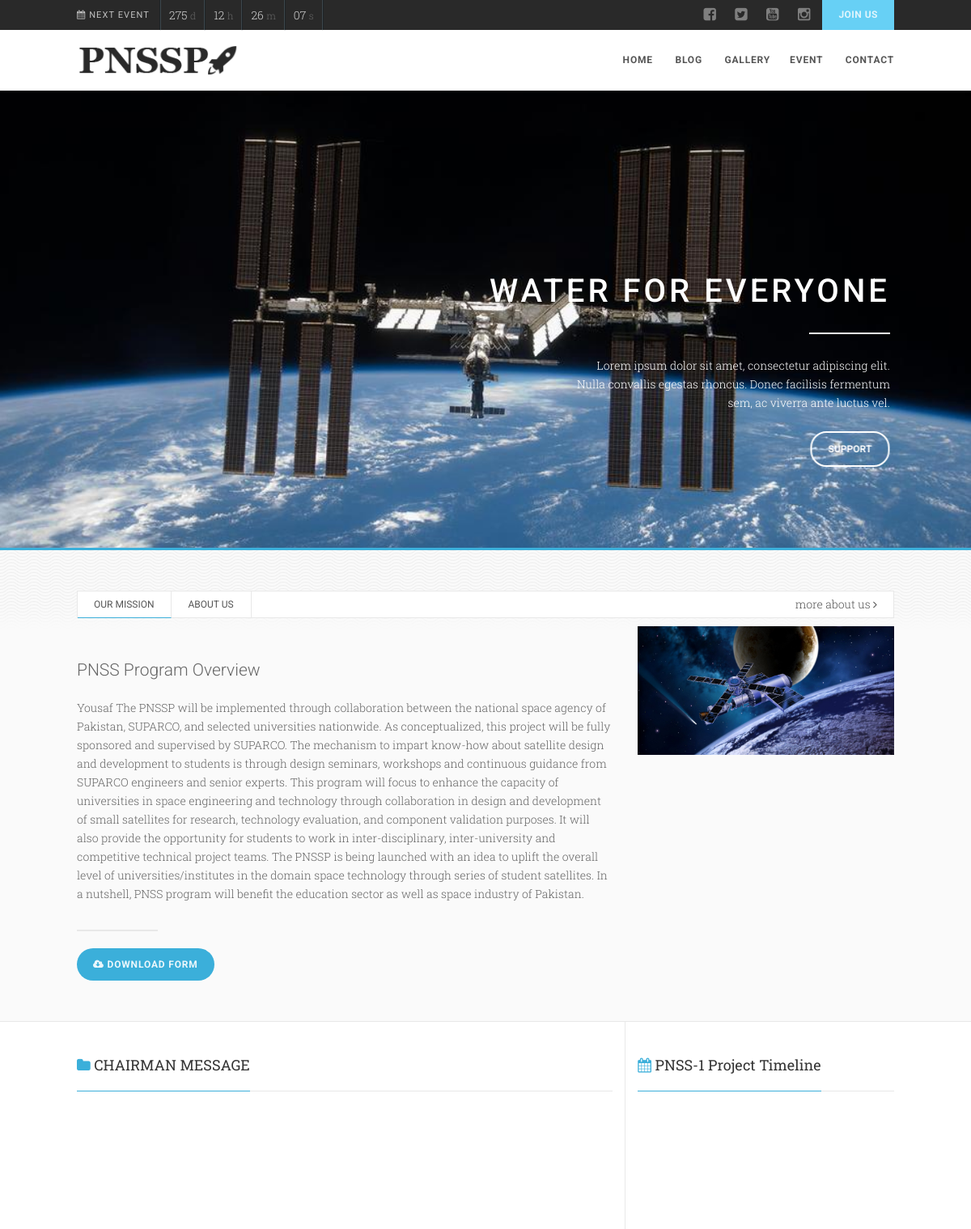
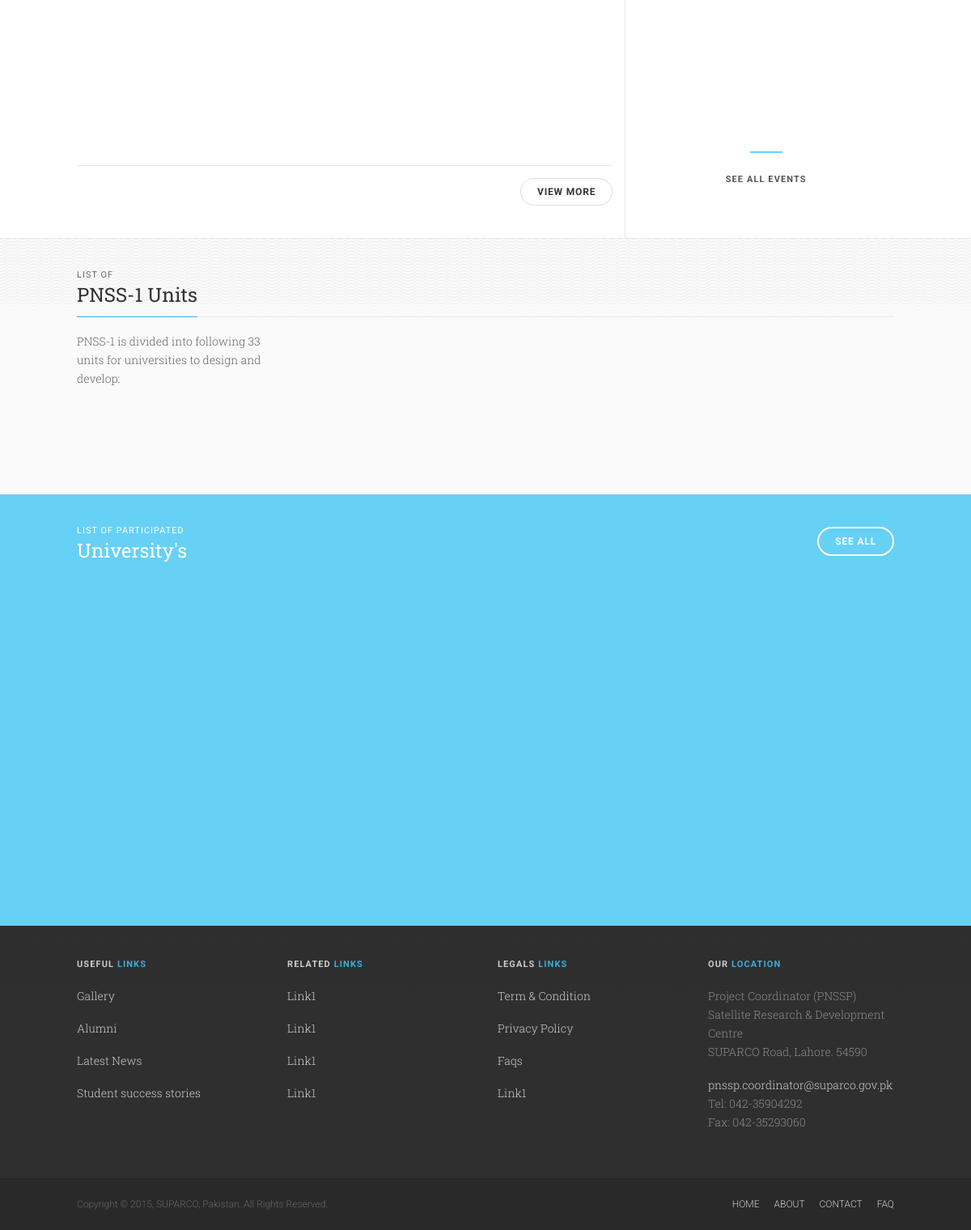
The page / on the database its author committed (2 pictures, top to bottom).
### tables this page shows
CREATE TABLE `posts` (
  `id` int(11) NOT NULL AUTO_INCREMENT,
  `heading` varchar(100) DEFAULT NULL,
  `content` text,
  `type` varchar(45) DEFAULT NULL,
  `date` varchar(150) DEFAULT NULL,
  `button` tinyint(1) DEFAULT NULL,
  `buttonText` varchar(45) DEFAULT NULL,
  `buttonLink` varchar(200) DEFAULT NULL,
  `featured_image` varchar(100) DEFAULT NULL,
  `have_images` tinyint(1) DEFAULT NULL,
  `excerpt` text,
  `icon` varchar(45) DEFAULT NULL,
  `category_id` int(11) NOT NULL,
  PRIMARY KEY (`id`)
);

### application/controllers/Home.php (called while the page is built, shortened)
<?php
class Home extends CI_Controller{
    public function __construct(){
        $this->load->helper('url');
    }
    public function index(){
        $this->load->model('Home_model');
        $message = $this->Home_model->get_chairman_message();
        $overview = $this->Home_model->get_program_overview();
        $why_join = $this->Home_model->get_why_join();
        $slides = $this->Home_model->get_slider_images();
        $events = $this->Home_model->get_latest_events();
        $units = $this->Home_model->get_latest_units();
        $universities = $this->Home_model->get_universities();
        $data['message'] = $message[0];
        $data['overview'] = $overview[0];
        $data['why_join'] = $why_join;
        $data['slides'] = $slides;
        $data['events'] = $events;
        $data['units'] = $units;
        $data['universities'] = $universities;
        return $this->load->view('home',$data);
    }
}

### index.php (called while the page is built, shortened)
<?php
require_once BASEPATH.'core/CodeIgniter.php';

### application/models/Home_model.php (called while the page is built, shortened)
<?php
class Home_model extends CI_Model{
    public function get_program_overview(){
        $query = $this->db->get_where('posts',array('type' => 'overview'));
        return $query->result();
    }
    public function get_why_join(){
        $this->db->limit(10);
        $query = $this->db->get_where('posts',array('type' => 'join'));
        return $query->result();
    }
    public function get_slider_images(){
        $this->db->order_by('id','DESC');
        $query = $this->db->get_where('posts',array('type' => 'slide'));
        return $query->result();
    }
    public function get_latest_events(){
        $this->db->limit(3);
        $this->db->order_by('id','DESC');
        $query = $this->db->get('events');
        return $query->result();
    }
    public function get_latest_units(){
        $this->db->order_by('id','DESC');
        $query = $this->db->get('units');
        return $query->result();
    }
    public function get_universities(){
        $this->db->order_by('id','DESC');
        $query = $this->db->get('universities');
        return $query->result();
    }
}

### application/views/home.php (the view, shortened to what this page needs)
<div class="body">
    <div class="hero-slider">
      <div class="slider-rev-cont">
          <div class="tp-banner-container">
            <div class="tp-limited">
              <ul>
                <?php foreach($slides as $slide){
                    ?>
                    <li data-delay="5000" data-masterspeed="600" data-slotamount="7" data-transition="fade">
                        <div class="tp-caption sfr whiter h2 tp-resizeme"
                             data-x="right"
                             data-hoffset="-20"
                             data-y="center"
                             data-voffset="-40"
                             data-speed="1000"
                             data-start="600"
                             data-easing="Back.easeInOut"
                             data-endspeed="300">
                            <?php echo $slide->heading; ?>
                        </div>
                        <div class="tp-caption customin whiter customout tp-resizeme"
                             data-x="right"
                             data-hoffset="-20"
                             data-y="center"
                             data-voffset="20"
                             data-customin="x:0;y:0;z:0;rotationX:0;rotationY:0;rotationZ:0;scaleX:0.1;scaleY:1;skewX:0;skewY:0;opacity:0;transformPerspective:600;transformOrigin:100% 50%;"
                             data-customout="x:0;y:0;z:0;rotationX:0;rotationY:0;rotationZ:0;scaleX:1;scaleY:1;skewX:0;skewY:0;opacity:0;transformPerspective:600;transformOrigin:50% 50%;"
                             data-start="1100"
                             data-speed="600"
                             data-easing="Linear.easeNone"
                             data-endspeed="600"
                             data-endeasing="Linear.easeNone"
                            ><hr class="md">
                        </div>
                        <div class="tp-caption sfr whiter para text-align-right tp-resizeme"
                             data-x="right"
                             data-hoffset="-20"
                             data-y="center"
                             data-voffset="80"
                             data-speed="1400"
                             data-start="1000"
                             data-easing="Back.easeInOut"
                             data-endspeed="300">
                            <?php echo $slide->content; ?>
                        </div>
                        <div class="tp-caption sfr whiter tp-resizeme"
                             data-x="right"
                             data-hoffset="-20"
                             data-y="center"
                             data-voffset="160"
                             data-speed="1000"
                             data-start="1800"
                             data-easing="Back.easeInOut"
                             data-endspeed="300">
                            <a href="#" class="btn btn-lg btn-default">Support</a>
                        </div>
                    </li>
                  <?php
                } ?>
              </ul>
            </div>
        </div>
      </div>
    </div>
    <div class="double-border"></div>
    <div class="lead-block">
    	<div class="container">
            <div class="tabs">
                <div class="nav-tabs-bar">
                    <ul class="nav nav-tabs">
                        <li class="active"> <a data-toggle="tab" href="#sampletab1">Our Mission</a> </li>
                        <li> <a data-toggle="" href="<?php echo site_url('about'); ?>">About Us</a> </li>
                    </ul>
                    <a href="#" class="pull-right">more about us <i class="fa fa-angle-right"></i></a>
                </div>
                <div class="tab-content">
                    <div id="sampletab1" class="tab-pane active">
                        <div class="row">
                        	<div class="col-md-8 col-sm-8">
                        		<p class="lead"><?php echo $overview->heading; ?></p>
                        		<p><?php echo $overview->excerpt; ?></p>
                                <hr class="md"><div class="clearfix"></div>
                                <a href="#" class="btn btn-lg btn-primary"><i class="fa fa-cloud-download"></i> Download Form</a>
                            </div>
                            <div class="col-md-4 col-sm-4 hidden-xs">
                            	<img src="<?php echo base_url("includes/images/$overview->featured_image"); ?>" alt="" style="margin-top:-40px">
                            </div>
                        </div>
                    </div>
                </div>
            </div>
        </div>
    </div>
  	<div class="main" role="main">
    	<div id="content" class="content full">
        	<div class="container">
            	<div class="row">
                	<div class="col-md-8 border-col">
                        <div class="latest-posts">
                            <h3 class="title"><i class="fa fa-folder"></i> CHAIRMAN MESSAGE</h3>
                            <ul class="posts-listing">
                            	<li class="post-list-item format-standard">
                                	<div class="row">
                                   	</div>
                                </li>
                            </ul>
                            <a href="<?php echo site_url("message"); ?>" class="btn toblog btn-default pull-right">View More</a>
                        </div>
                  	</div>
                    <div class="col-md-4 sidebar right-sidebar">
                    	<div class="widget sidebar-widget upcoming-events-widget">
                            <h3 class="title widgettitle"><i class="fa fa-calendar"></i> PNSS-1 Project Timeline</h3>
                            <ul class="upcoming-events">
                            </ul>
                            <div class="upcoming-events-footer">
                            	<hr class="sm">
                                <a href="#">See all events</a>
                            </div>
                        </div>
                    </div>
              	</div>
          	</div>
        </div>
   	</div>
    <div class="our-partners">
    	<div class="container">
        	<h2 class="title"><small>List of</small>PNSS-1 Units</h2>
        	<div class="row">
            	<div class="col-md-3">
                	<p class="margin-0">PNSS-1 is divided into following 33 units for universities to design and develop:
</p>
                </div>
            	<div class="col-md-9">
                    <?php
                        $total = count($units);
                        $perRow = ceil($total/3);
                        $unitsArr = array_chunk($units,$perRow); ?>
                    <?php foreach($unitsArr as $units){
                        ?>
                        <ul class="partner">
                        </ul>
                    <?php
                    } ?>
                </div>
          	</div>
       	</div>
    </div>
    <div class="featured-projects">
    	<div class="container">
            <a href="#" class="btn toblog btn-default pull-right">See All</a>
        	<h2><small>List of Participated</small> University's</h2>
        	<div class="row">
            	<?php
                    $total = count($universities);
                    $perRow = ceil($total/3);
                    $universitiesArr = array_chunk($universities , $perRow);
                    foreach($universitiesArr as $universities){
                        ?>
                        <div class="col-md-4 col-sm-4 format-standard">
                            <ul>
                            </ul>
                        </div>
                <?php
                    }
                ?>
            </div>
        </div>
    </div>
</div>
</body>
</html>

### includes/css/style.css (style rules this page uses)
html, body, div, span, applet, object, iframe, h1, h2, h3, h4, h5, h6, p, blockquote, pre, a, abbr, acronym, address, big, cite, code, del, dfn, em, img, ins, kbd, q, s, samp, small, strike, strong, sub, sup, tt, var, b, u, i, center, dl, dt, dd, ol, ul, li, fieldset, form, label, legend, table, caption, tbody, tfoot, thead, tr, th, td, article, aside, canvas, details, embed, figure, figcaption, footer, header, hgroup, menu, nav, output, ruby, section, summary, time, mark, audio, video { margin: 0; padding: 0; border: 0; font: inherit; font-size: 100%; }
body { line-height: 1; }
ol, ul { list-style: none; }
* { -webkit-box-sizing: border-box; -moz-box-sizing: border-box; box-sizing: border-box; outline:none; }
html, body { height: 100%; }
html, hmtl a { width:100%; font-size: 100%; -webkit-text-size-adjust: 100%; -ms-text-size-adjust: 100%; }
a { color:#555555; text-decoration: none; cursor: pointer; -webkit-transition:all 0.3s ease 0.2s; -moz-transition:all 0.3s ease 0.2s; -ms-transition:all 0.3s ease 0.2s; -o-transition:all 0.3s ease 0.2s; transition:all 0.3s ease 0.1s; }
img { max-width: 100%; }
img, object, embed, audio, video { max-width: 100%; }
img { height: auto; }
p { margin: 0 0 20px; }
i, em, .italic { font-style:italic; }
.text-align-right { text-align: right; }
h1, h2, h3, h4, h5, h6 { margin:0 0 18px 0; color:#333333; font-weight:400; line-height:1.5em; font-family: 'Roboto Slab', sans-serif; }
h2 { font-size:24px; }
h2 small { display:block; letter-spacing:.1em; font-family: 'Roboto', sans-serif; text-transform:uppercase; font-size:45% }
h3 { font-size:18px; }
p { margin:0 0 18px 0; }
p.lead { font-family: 'Roboto', sans-serif; }
hr { display:block; clear:both; margin-top:20px; margin-bottom:20px; width:100%; height:1px; border:0; background:#e8e8e8; }
hr.sm { display:inline-block; margin:15px 0; width:40px; height:2px; border:0; }
hr.md { display:inline-block; margin:15px 0; width:100px; height:2px; border:0; }
ul { margin:10px 0 10px 20px; list-style-type:disc; }
.title { border-bottom:#e8e8e8 1px solid; }
.margin-0 { margin-bottom:0 !important; }
.double-border { position:relative; width:100%; height:3px; }
body { background-color:#ffffff; color:#666666; font-size:14px; font-weight:300; font-family: 'Roboto Slab', serif; line-height:23px; background-attachment:fixed; }
.tp-limited, .hero-slider { position:relative; z-index:1; }
.tp-limited ul { list-style-type:none; margin:0; }
.tp-limited ul li { opacity:0; }
.lead-block { background:url(../images/wave-high.png) repeat-x #fafafa; border-bottom:#e8e8e8 1px solid; padding:50px 0; }
.lead-block .nav-tabs-bar { background:#fff; }
.lead-block .nav-tabs > li > a { background:none; }
.content { padding:40px 0 50px; }
.home .content { padding:0; }
.border-col { border-right:#e8e8e8 1px solid; padding-top:40px; padding-bottom:40px; }
.home .sidebar { padding-top:40px; padding-bottom:30px; }
.posts-listing { margin:0; list-style-type:none; }
.latest-posts .toblog { margin-top:15px; }
.post-list-item { padding:20px 0; border-bottom:#e8e8e8 1px solid; }
.upcoming-events { margin:0; list-style-type:none; }
.upcoming-events-footer { text-align:center; }
.upcoming-events-footer a { display:block; font-size:11px; text-transform:uppercase; font-weight:700; letter-spacing:.1em; font-family: 'Roboto', sans-serif; }
.featured-projects { padding:40px 0; }
.featured-projects h2 { color:#ffffff; }
.featured-projects h2 small { color:#ffffff; }
ul.partner { float: left; margin: 0 14px; }
.our-partners { border-top:#e8e8e8 1px solid; padding:40px 0; background-image:url(../images/wave-high.png); background-repeat: repeat-x; background-color:#fafafa; }
.widget.sidebar-widget { margin-bottom:30px; }
.sidebar .widget.sidebar-widget:last-child { margin-bottom:0; }
.widget ul, .widget ol { margin:0; list-style-type:none; }
.tp-caption { visibility:hidden; }
.tp-caption.h1, .tp-caption.h2, .tp-caption.h3, .tp-caption.h4, .tp-caption.h5, .tp-caption.h6, .tp-caption.para { color:#fff; display:block; }
.tp-caption.h2 { text-transform:uppercase; font-size:40px; line-height:55px; letter-spacing:.1em; font-family: 'Roboto', sans-serif; }
.tp-caption.whiter .btn-default, .featured-projects .btn-default { background:none; border-color:#fff; border-width:2px; color:#fff; font-family: 'Roboto', sans-serif; }
.tp-caption.whiter hr.md { background:#fff!important; }

### rows shown on the page
posts: heading "WATER FOR EVERYONE", content "Lorem ipsum dolor sit amet, consectetur adipiscing elit. Nulla convallis egestas rhoncus. Donec facilisis fermentum sem, ac viverra ante luctus vel."
posts: heading "PNSS Program Overview", excerpt "Yousaf The PNSSP will be implemented through collaboration between the national space agency of Pakistan, SUPARCO, and selected universities nationwide. As conceptualized, this project will be fully sponsored and supervised by SUPARCO. The mechanism to impart know-how about satellite design and development to students is through design seminars, workshops and continuous guidance from SUPARCO engineers and senior experts. This program will focus to enhance the capacity of universities in space engineering and technology through collaboration in design and development of small satellites for research, technology evaluation, and component validation purposes. It will also provide the…", featured_image (picture)
